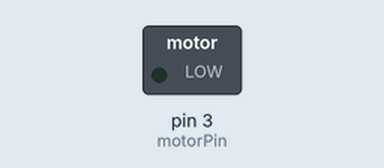
Recording of a sketch running on a simulated Arduino Uno, built with avr-gcc and run on an emulated ATmega328P. On the bench: switched loads named in the sketch (green lamp = pin HIGH). Dashed ring = blinking. What the sketch prints to the serial monitor is not drawn.

Above: at 0.6 s.
Timing chart, 0 to 3.0 s (numbered marks = the images above):
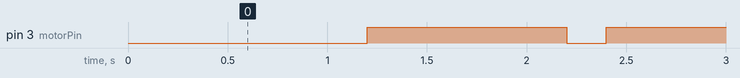

Measured:
- by itself, pin 3 (motorPin): alternates HIGH for 1.0 s and LOW for 0.20 s

The sketch:

MotorTest.ino
```cpp
/*
  MotorTest

  modified 29 May 2019
  By Baichuan Wu

*/

int motorPin = 3;    // select the input pin for the potentiometer
unsigned long startTime;
unsigned long endTime;
boolean motorState;
unsigned int gap;

void setup() {
  // initialize the digital pin as an output.
  pinMode(motorPin, OUTPUT);
  // start serial comm
  Serial.begin(9600);
  Serial.println("Serial started");
  startTime = millis();
  motorState = false;
  gap = 1000;
}

void loop() {
  endTime = millis();
  if (endTime - startTime >= gap) {
    startTime = millis();
    if (!motorState) {
      digitalWrite(motorPin, LOW);
      motorState = true;
      gap = 200;
    } else {
      digitalWrite(motorPin, HIGH);
      motorState = false;
      gap = 1000;
    }
    Serial.println(motorState);
  }
}
```
